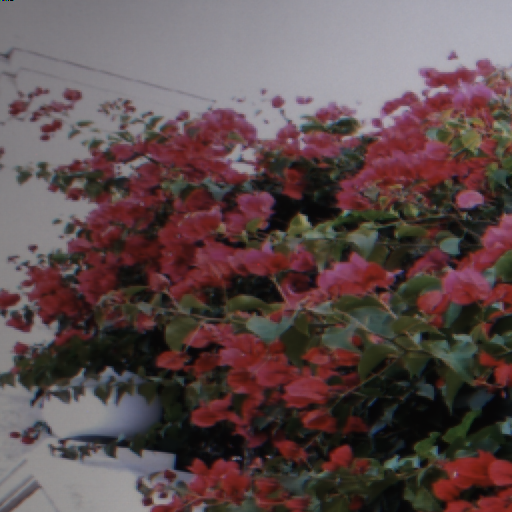
#> input picture imgs/112.png, 512 x 512 px, found by its file name; its folder holds 4 pictures in this run
$ python 'Negative image.py'
#> lines starting #> are read from the running program, lines starting #| are printed output that depends on the picture
import numpy as np
from PIL import Image
import cv2
import os
import matplotlib.pyplot as plt

base = os.getcwd()
img_path = os.path.join(base, "imgs")
os.chdir(img_path)

filelist = os.listdir(img_path)

im = np.array(Image.open(img_path + os.sep + filelist[1]))
#> im is the input picture: shape (512, 512, 3); mean R, G, B 93.6, 75.5, 76.5
print(im)
#> (printed output is left out)
img_bgr =im
# get height and width of the image
height, width, _ = im.shape
#> height = 512; width = 512
print(height,width)
#| 512 512

for i in range(0, height - 1):
    for j in range(0, width - 1):
        # Get the pixel value
        pixel = img_bgr[i, j]

        # Negate each channel by
        # subtracting it from 255

        # 1st index contains red pixel
        pixel[0] = 255 - pixel[0]

        # 2nd index contains green pixel
        pixel[1] = 255 - pixel[1]

        # 3rd index contains blue pixel
        pixel[2] = 255 - pixel[2]

        # Store new values in the pixel
        img_bgr[i, j] = pixel
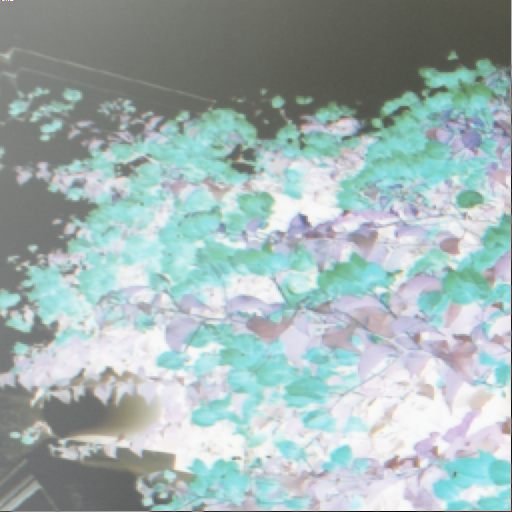
#> img_bgr: shape (512, 512, 3); mean R, G, B 161.1, 179, 178

# Display the negative transformed image
plt.imshow(img_bgr)
plt.show()
